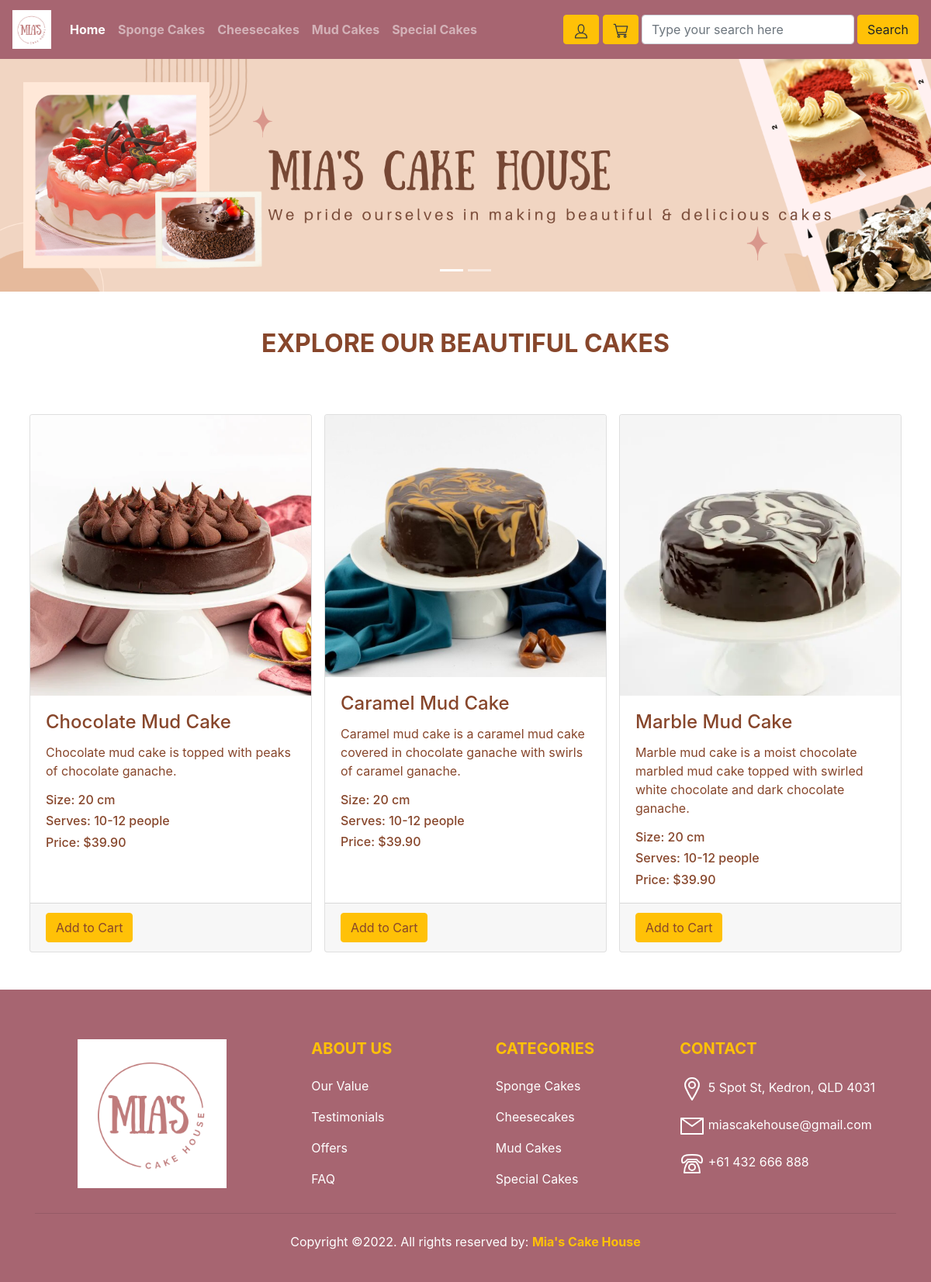
The page /cakes/3/ on the database its author committed.
### miascakehouse/models.py (models this page shows, shortened)
class Cake(db.Model):
    __tablename__='cakes'
    id = db.Column(db.Integer, primary_key=True)
    name = db.Column(db.String(64),nullable=False)
    description = db.Column(db.String(500), nullable=False)
    image = db.Column(db.String(60), nullable=False)
    size = db.Column(db.String(64),nullable=False)
    serves = db.Column(db.String(64),nullable=False)
    price = db.Column(db.Float, nullable=False)
    category_id = db.Column(db.Integer, db.ForeignKey('categories.id'))

### miascakehouse/views.py (the view)
@bp.route('/cakes/<int:categoryid>/')
def categorycakes(categoryid):
    cakes = Cake.query.filter(Cake.category_id == categoryid)
    return render_template('categorycakes.html', cakes=cakes)

### miascakehouse/forms.py
class SearchForm(FlaskForm):
    searched = StringField("Searched",validators=[InputRequired()])
    submit = SubmitField("Search")

### miascakehouse/views.py (called while the page is built)
@bp.context_processor
def base():
    form = SearchForm()
    return dict(form=form)

### miascakehouse/templates/categorycakes.html (shortened to what this page needs)
{% extends 'base.html' %}
{% block main %}
<section>
<div class="container">
    <div class="row mt-5 mb-3">
        <div class = "col-md-6 offset-md-3 text-center">
            <div class="font-weight-bold" style="color:rgb(135, 70, 43)">
                <h2><strong>EXPLORE OUR BEAUTIFUL CAKES</strong></h2>
            </div>
        </div>
    </div>
    <div class="card-deck">
        {% for cake in cakes%}
        <div class="card mx-2 my-5">
            <img class="card-img-top" src="{{url_for('static', filename='image/'+cake.image)}}" alt="Cake image">
            <div class="card-body">
                <h4 class="card-title" style="color:rgb(135, 70, 43)">{{cake.name}}</h4>
                <p class="card-text" style="color:rgb(135, 70, 43)">{{cake.description}}</p>
                <h6 class="card-text" style="color:rgb(135, 70, 43)">Size: {{cake.size}}</h6>
                <h6 class="card-text" style="color:rgb(135, 70, 43)">Serves: {{cake.serves}}</h6>
                <h6 class="card-text" style="color:rgb(135, 70, 43)">Price: {{"$%.2f"|format(cake.price)}}</h6>
            </div>
            <div class="card-footer">
                <form action="{{ url_for('main.order') }}">
                    <input class="btn btn-warning" style="color:rgb(135, 70, 43)" type="submit" value="Add to Cart">
                </form>
            </div>
        </div>
        {% endfor %}
    </div>
</div>
</section>
{% endblock %}

### rows shown on the page
Cake: image (picture), name "Chocolate Mud Cake", description "Chocolate mud cake is topped with peaks of chocolate ganache.", size "20 cm", serves "10-12 people", price "$39.90"
Cake: image (picture), name "Caramel Mud Cake", description "Caramel mud cake is a caramel mud cake covered in chocolate ganache with swirls of caramel ganache.", size "20 cm", serves "10-12 people", price "$39.90"
Cake: image (picture), name "Marble Mud Cake", description "Marble mud cake is a moist chocolate marbled mud cake topped with swirled white chocolate and dark chocolate ganache.", size "20 cm", serves "10-12 people", price "$39.90"
